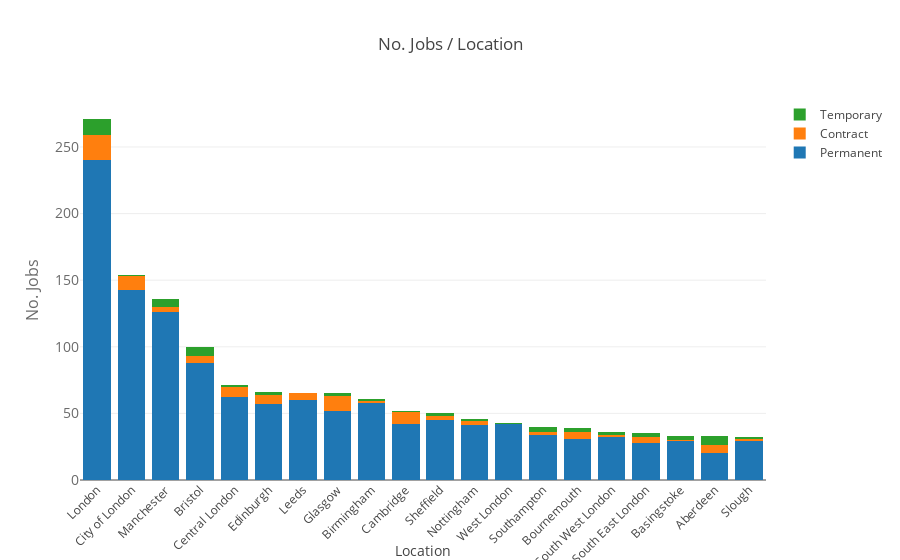

The notebook cell this image was saved under:
### Markdown cell above
#### Jobs/Location
##### Note: Does not necessarily include specifically mentioned skills found in the "keywords" variable

### Code cell
job_df_location = job_df_dirty.groupby(by="locationName").nunique().sort_values(by="jobId", ascending=False)

job_df_top_20 = job_df_location.nlargest(20, 'jobId')

top_companies_list = job_df_top_20.index.tolist()

top_companies_df = job_df_dirty[job_df_dirty['locationName'].isin(top_companies_list)]

contract_types = set(top_companies_df['contractType'].tolist())

graphs = []

for i in contract_types:
    temp = {}
    temp_df = top_companies_df[top_companies_df['contractType'] == "{}".format(i)].groupby(by="locationName").nunique()
    temp_df = temp_df.reindex(top_companies_list)
    temp['x'] = temp_df.index.tolist()
    temp['y'] = temp_df['jobId'].tolist()
    temp["name"] = i
    temp["type"] = "bar"
    graphs.append(temp)
    
layout = go.Layout(
    xaxis=dict(tickangle=-45,title='Location'), barmode='stack',
    yaxis=dict(
        title='No. Jobs',
        titlefont=dict(
            size=16,
            color='rgb(107, 107, 107)'
        ),
        tickfont=dict(
            size=14,
            color='rgb(107, 107, 107)'
        )
    ),
    title='No. Jobs / Location',
    showlegend=True
    
)

fig = go.Figure(data=graphs, layout=layout)
iplot(fig, filename='job_location_contract.html')

### Figure 1 — Plotly figure (JSON) as saved in the notebook; plotly's stock layout.template omitted (floating-point values rounded to 4 significant figures)
{"data": [{"name": "Permanent", "type": "bar", "uid": "0534dc69-4735-4ab5-9350-1d02d2aacaec", "x": ["London", "City of London", "Manchester", "Bristol", "Central London", "Edinburgh", "Leeds", "Glasgow", "Birmingham", "Cambridge", "Sheffield", "Nottingham", "West London", "Southampton", "Bournemouth", "South West London", "South East London", "Basingstoke", "Aberdeen", "Slough"], "y": [240, 143, 126, 88, 62, 57, 60, 52, 58, 42, 45, 41, 42, 34, 31, 32, 28, 29, 20, 29]}, {"name": "Contract", "type": "bar", "uid": "5fbecdbd-64f9-4e36-b452-3b1df630fcd3", "x": ["London", "City of London", "Manchester", "Bristol", "Central London", "Edinburgh", "Leeds", "Glasgow", "Birmingham", "Cambridge", "Sheffield", "Nottingham", "West London", "Southampton", "Bournemouth", "South West London", "South East London", "Basingstoke", "Aberdeen", "Slough"], "y": [19, 10, 4, 5, 8, 7, 5, 11, 1, 9, 3, 3, null, 2, 5, 2, 4, 1, 6, 2]}, {"name": "Temporary", "type": "bar", "uid": "273cd204-7c10-45f6-97fb-c99eefeafc9e", "x": ["London", "City of London", "Manchester", "Bristol", "Central London", "Edinburgh", "Leeds", "Glasgow", "Birmingham", "Cambridge", "Sheffield", "Nottingham", "West London", "Southampton", "Bournemouth", "South West London", "South East London", "Basingstoke", "Aberdeen", "Slough"], "y": [12, 1, 6, 7, 1, 2, null, 2, 2, 1, 2, 2, 1, 4, 3, 2, 3, 3, 7, 1]}], "layout": {"autosize": true, "barmode": "stack", "showlegend": true, "title": {"text": "No. Jobs / Location"}, "xaxis": {"autorange": true, "range": [-0.5, 19.5], "tickangle": -45, "title": {"text": "Location"}, "type": "category"}, "yaxis": {"autorange": true, "range": [0, 285.3], "tickfont": {"color": "rgb(107, 107, 107)", "size": 14}, "title": {"font": {"color": "rgb(107, 107, 107)", "size": 16}, "text": "No. Jobs"}, "type": "linear"}}}
